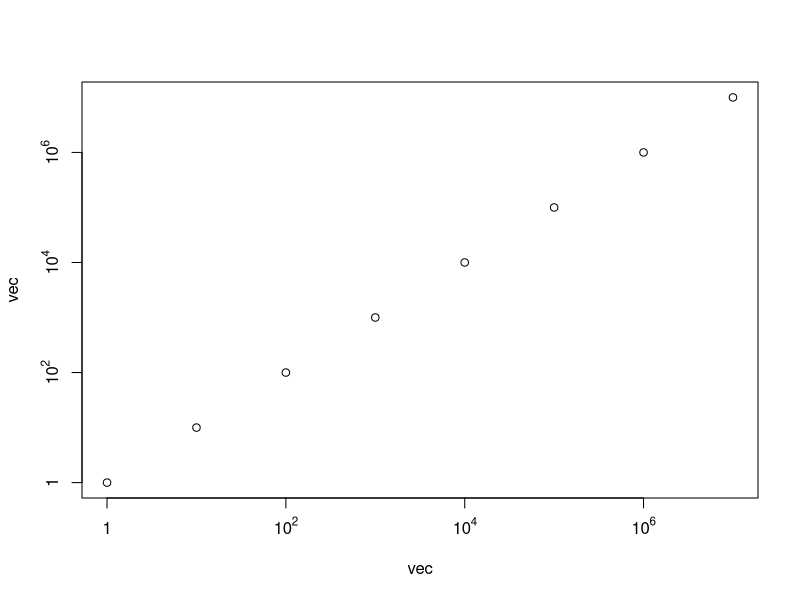

R code for this plot:
vec=c(1,10,100,1000,10000,100000,1000000,10000000)
plot(vec,vec,log="xy", axes=F)
axis(1, at=10^c(0,2,4,6), labels=expression(1, 10^2, 10^4, 10^6))
axis(2, at=10^c(0,2,4,6), labels=expression(1, 10^2, 10^4, 10^6))
box()